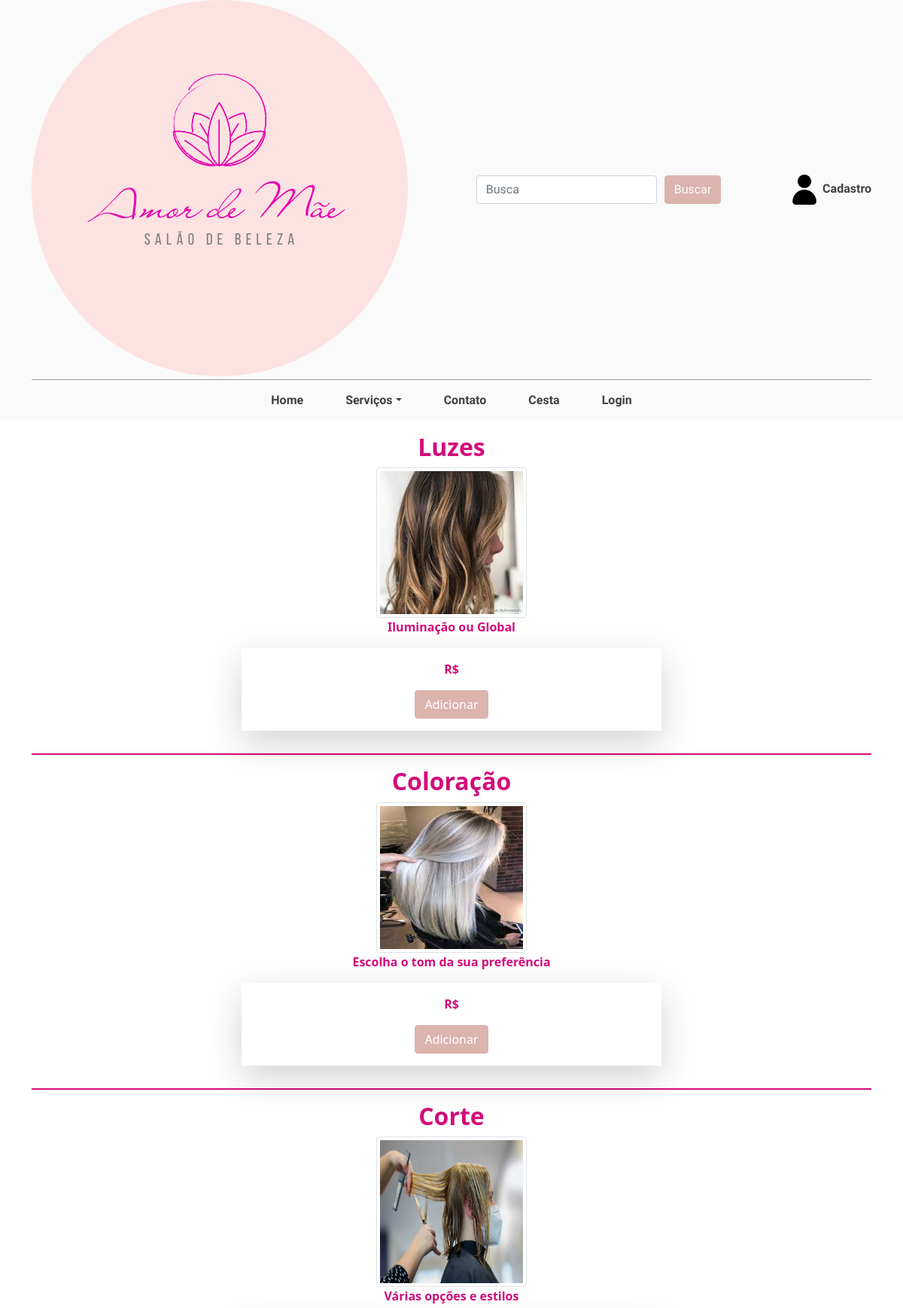
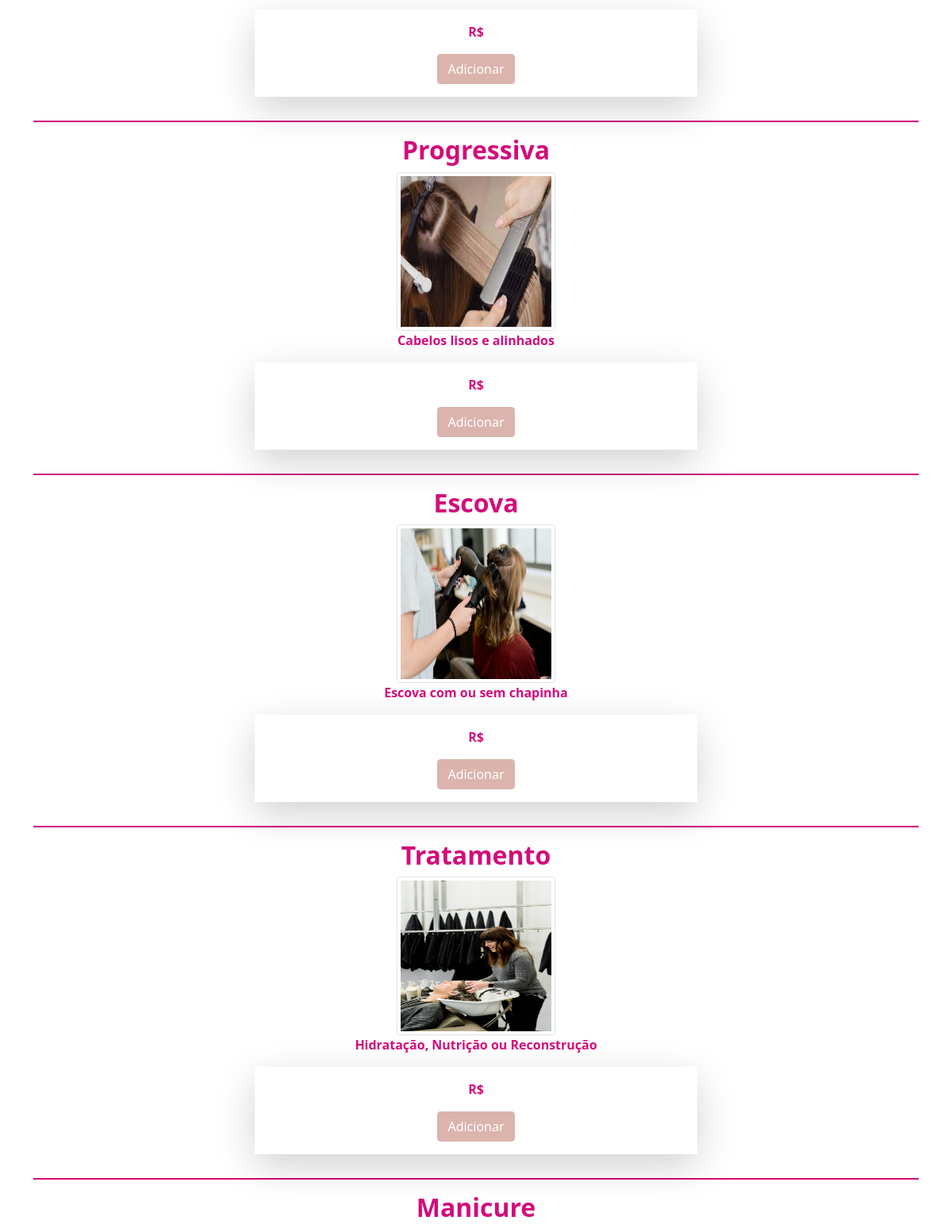
The app's page /Produto/produto.php (upper part) with its own data (2 pictures, top to bottom).
### tables this page shows
create table produto(
codigo bigint primary key auto_increment,
nome varchar(100),
tamanhop varchar(100),
tamanhom varchar(100),
tamanhog varchar(100),
precop numeric (18, 2),
precom numeric (18, 2),
precog numeric (18, 2),
descricao varchar(100)
);

### Produto/produto.php (the view, shortened to what this page needs)
<!DOCTYPE html>
<html lang="pt-br">
  <head>
    <link
      href="https://cdn.jsdelivr.net/npm/bootstrap@5.1.3/dist/css/bootstrap.min.css"
      rel="stylesheet"
    />
    <link rel="stylesheet" href="produtos.css" />
    <link rel="stylesheet" href="../header.css" />
    <link rel="stylesheet" href="../footer.css" />
  </head>
  <body>
    <?php include("../header.php");?>
    <main>
      <div class="container text-center">
        <?php listar(); ?>
      </div>
    </main>
  </body>
</html>
<?php
function listar(){
	$conexao=	new mysqli("localhost", "root", "", "projeto");
  $sql = "select * from produto";
	$resultado = mysqli_query($conexao, $sql);
	while($reg = mysqli_fetch_array($resultado)){
		$codigo = $reg["codigo"];
		$nome = $reg["nome"];
		$descricao = $reg["descricao"];
    $preco = $reg["preco"];
    echo "
    <section class=separator id=manicure>
        <h2 class=pt-3 pb-3>$nome</h2>
        <img class=img-thumbnail src=../imagens/$codigo.jpg id=imgcompra/>
        <p class=produto-descricao id=produto-descricao>$descricao</p>
        <div class='shadow-lg accordion accordion-flush col-6' id=accordionPanelsStayOpenExample7>
          <div class=accordion-item>
              <div id=manicure-p class=accordion-collapse collapse aria-labelledby=manicure-1 data-bs-parent=#accordionFlushExample7>
                <div class=accordion-body>
                  <p class=produto-preco id=produto-preco>R$$preco</p>
                  <a href='../Cesta/adicionar.php?codigo=$codigo' class='btn'>Adicionar</a>
                </div>
              </div>
          </div>
      </section>
    ";
	}
}
?>

### Produto/produtos.css (style rules this page uses)
.separator .accordion { margin: 0 auto; margin-bottom: 30px; }
.separator { border-bottom: 2px solid #d30c7b; }
img.img-thumbnail { width: 200px; height: 200px; }
.separator h2, .produto-descricao { color: #d30c7b; font-weight: 700; }
p.produto-preco { color: #d30c7b!important; font-weight: 700; }

### header.css (style rules this page uses)
body { overflow-x: hidden; background-color: rgb(255, 255, 255); }
main { min-height: 65vh; }
.btn, #buscar { border-color: #dbb4ad; background-color: #dbb4ad; color: #fff; }

### records on screen
produto: nome "Luzes", shows a picture, descricao "Iluminação ou Global"
produto: nome "Coloração", shows a picture, descricao "Escolha o tom da sua preferência"
produto: nome "Corte", shows a picture, descricao "Várias opções e estilos"
produto: nome "Progressiva", shows a picture, descricao "Cabelos lisos e alinhados"
produto: nome "Escova", shows a picture, descricao "Escova com ou sem chapinha"
produto: nome "Tratamento", shows a picture, descricao "Hidratação, Nutrição ou Reconstrução"
produto: nome "Manicure"
